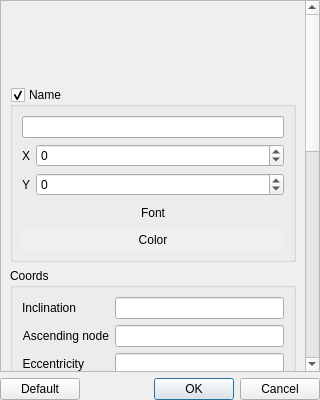
<?xml version="1.0" encoding="UTF-8"?>
<ui version="4.0">
 <class>SatDialog</class>
 <widget class="QDialog" name="SatDialog">
  <property name="geometry">
   <rect>
    <x>0</x>
    <y>0</y>
    <width>320</width>
    <height>400</height>
   </rect>
  </property>
  <property name="sizePolicy">
   <sizepolicy hsizetype="Preferred" vsizetype="Preferred">
    <horstretch>0</horstretch>
    <verstretch>0</verstretch>
   </sizepolicy>
  </property>
  <property name="windowTitle">
   <string>Satellite</string>
  </property>
  <property name="locale">
   <locale language="C" country="AnyCountry"/>
  </property>
  <layout class="QGridLayout" name="gridLayout">
   <property name="sizeConstraint">
    <enum>QLayout::SetDefaultConstraint</enum>
   </property>
   <property name="leftMargin">
    <number>0</number>
   </property>
   <property name="topMargin">
    <number>0</number>
   </property>
   <property name="rightMargin">
    <number>0</number>
   </property>
   <property name="bottomMargin">
    <number>0</number>
   </property>
   <property name="spacing">
    <number>6</number>
   </property>
   <item row="8" column="2">
    <widget class="QDialogButtonBox" name="buttonBox">
     <property name="orientation">
      <enum>Qt::Horizontal</enum>
     </property>
     <property name="standardButtons">
      <set>QDialogButtonBox::Cancel|QDialogButtonBox::Ok</set>
     </property>
    </widget>
   </item>
   <item row="8" column="0" colspan="2">
    <widget class="QPushButton" name="btnDefault">
     <property name="text">
      <string>Default</string>
     </property>
    </widget>
   </item>
   <item row="0" column="0" colspan="3">
    <widget class="QScrollArea" name="scrollArea">
     <property name="widgetResizable">
      <bool>true</bool>
     </property>
     <widget class="QWidget" name="scrollAreaWidgetContents">
      <property name="geometry">
       <rect>
        <x>0</x>
        <y>0</y>
        <width>662</width>
        <height>1807</height>
       </rect>
      </property>
      <layout class="QFormLayout" name="formLayout">
       <item row="0" column="0">
        <widget class="QToolButton" name="btnIcon">
         <property name="sizePolicy">
          <sizepolicy hsizetype="Preferred" vsizetype="Preferred">
           <horstretch>0</horstretch>
           <verstretch>0</verstretch>
          </sizepolicy>
         </property>
         <property name="cursor">
          <cursorShape>PointingHandCursor</cursorShape>
         </property>
         <property name="text">
          <string/>
         </property>
         <property name="iconSize">
          <size>
           <width>64</width>
           <height>64</height>
          </size>
         </property>
         <property name="popupMode">
          <enum>QToolButton::DelayedPopup</enum>
         </property>
         <property name="autoRaise">
          <bool>true</bool>
         </property>
         <property name="arrowType">
          <enum>Qt::NoArrow</enum>
         </property>
        </widget>
       </item>
       <item row="2" column="0" colspan="2">
        <widget class="QGroupBox" name="checkName">
         <property name="title">
          <string>Name</string>
         </property>
         <property name="checkable">
          <bool>true</bool>
         </property>
         <layout class="QFormLayout" name="formLayout_2">
          <item row="1" column="0">
           <widget class="QLabel" name="labelNameX">
            <property name="text">
             <string>X</string>
            </property>
            <property name="alignment">
             <set>Qt::AlignRight|Qt::AlignTrailing|Qt::AlignVCenter</set>
            </property>
            <property name="buddy">
             <cstring>spinNameX</cstring>
            </property>
           </widget>
          </item>
          <item row="3" column="0">
           <widget class="QLabel" name="labelNameY">
            <property name="text">
             <string>Y</string>
            </property>
            <property name="alignment">
             <set>Qt::AlignRight|Qt::AlignTrailing|Qt::AlignVCenter</set>
            </property>
            <property name="buddy">
             <cstring>spinNameY</cstring>
            </property>
           </widget>
          </item>
          <item row="3" column="1">
           <widget class="QSpinBox" name="spinNameY">
            <property name="sizePolicy">
             <sizepolicy hsizetype="Preferred" vsizetype="Fixed">
              <horstretch>0</horstretch>
              <verstretch>0</verstretch>
             </sizepolicy>
            </property>
            <property name="minimum">
             <number>-9999</number>
            </property>
            <property name="maximum">
             <number>9999</number>
            </property>
            <property name="singleStep">
             <number>5</number>
            </property>
           </widget>
          </item>
          <item row="1" column="1">
           <widget class="QSpinBox" name="spinNameX">
            <property name="sizePolicy">
             <sizepolicy hsizetype="Preferred" vsizetype="Fixed">
              <horstretch>0</horstretch>
              <verstretch>0</verstretch>
             </sizepolicy>
            </property>
            <property name="minimum">
             <number>-9999</number>
            </property>
            <property name="maximum">
             <number>9999</number>
            </property>
            <property name="singleStep">
             <number>5</number>
            </property>
           </widget>
          </item>
          <item row="0" column="0" colspan="2">
           <widget class="QLineEdit" name="lineEditName"/>
          </item>
          <item row="4" column="0" colspan="2">
           <widget class="QToolButton" name="btnFont">
            <property name="sizePolicy">
             <sizepolicy hsizetype="Preferred" vsizetype="Fixed">
              <horstretch>0</horstretch>
              <verstretch>0</verstretch>
             </sizepolicy>
            </property>
            <property name="text">
             <string>Font</string>
            </property>
            <property name="autoRaise">
             <bool>true</bool>
            </property>
           </widget>
          </item>
          <item row="5" column="0" colspan="2">
           <widget class="QToolButton" name="btnColorName">
            <property name="sizePolicy">
             <sizepolicy hsizetype="Preferred" vsizetype="Fixed">
              <horstretch>0</horstretch>
              <verstretch>0</verstretch>
             </sizepolicy>
            </property>
            <property name="autoFillBackground">
             <bool>true</bool>
            </property>
            <property name="text">
             <string>Color</string>
            </property>
            <property name="toolButtonStyle">
             <enum>Qt::ToolButtonTextOnly</enum>
            </property>
            <property name="autoRaise">
             <bool>true</bool>
            </property>
           </widget>
          </item>
         </layout>
        </widget>
       </item>
       <item row="3" column="0" colspan="2">
        <widget class="QGroupBox" name="groupCoords">
         <property name="title">
          <string>Coords</string>
         </property>
         <property name="checkable">
          <bool>false</bool>
         </property>
         <layout class="QFormLayout" name="formLayout_3">
          <item row="0" column="0">
           <widget class="QLabel" name="label_5">
            <property name="sizePolicy">
             <sizepolicy hsizetype="Preferred" vsizetype="Preferred">
              <horstretch>0</horstretch>
              <verstretch>0</verstretch>
             </sizepolicy>
            </property>
            <property name="text">
             <string>Inclination</string>
            </property>
            <property name="alignment">
             <set>Qt::AlignRight|Qt::AlignTrailing|Qt::AlignVCenter</set>
            </property>
            <property name="buddy">
             <cstring>lineEditI</cstring>
            </property>
           </widget>
          </item>
          <item row="1" column="1">
           <widget class="QLineEdit" name="lineEditOmg"/>
          </item>
          <item row="1" column="0">
           <widget class="QLabel" name="label_6">
            <property name="text">
             <string>Ascending node</string>
            </property>
            <property name="alignment">
             <set>Qt::AlignRight|Qt::AlignTrailing|Qt::AlignVCenter</set>
            </property>
            <property name="buddy">
             <cstring>lineEditOmg</cstring>
            </property>
           </widget>
          </item>
          <item row="2" column="1">
           <widget class="QLineEdit" name="lineEditE"/>
          </item>
          <item row="2" column="0">
           <widget class="QLabel" name="label_9">
            <property name="text">
             <string>Eccentricity</string>
            </property>
            <property name="alignment">
             <set>Qt::AlignRight|Qt::AlignTrailing|Qt::AlignVCenter</set>
            </property>
            <property name="buddy">
             <cstring>lineEditE</cstring>
            </property>
           </widget>
          </item>
          <item row="0" column="1">
           <widget class="QLineEdit" name="lineEditI">
            <property name="sizePolicy">
             <sizepolicy hsizetype="Expanding" vsizetype="Fixed">
              <horstretch>0</horstretch>
              <verstretch>0</verstretch>
             </sizepolicy>
            </property>
           </widget>
          </item>
          <item row="3" column="1">
           <widget class="QLineEdit" name="lineEditW"/>
          </item>
          <item row="3" column="0">
           <widget class="QLabel" name="label_7">
            <property name="text">
             <string>Arg. perigee lat.</string>
            </property>
            <property name="alignment">
             <set>Qt::AlignRight|Qt::AlignTrailing|Qt::AlignVCenter</set>
            </property>
            <property name="buddy">
             <cstring>lineEditW</cstring>
            </property>
           </widget>
          </item>
          <item row="4" column="1">
           <widget class="QLineEdit" name="lineEditM0"/>
          </item>
          <item row="4" column="0">
           <widget class="QLabel" name="label_8">
            <property name="text">
             <string>Mean anomaly</string>
            </property>
            <property name="alignment">
             <set>Qt::AlignRight|Qt::AlignTrailing|Qt::AlignVCenter</set>
            </property>
            <property name="buddy">
             <cstring>lineEditM0</cstring>
            </property>
           </widget>
          </item>
          <item row="5" column="1">
           <widget class="QLineEdit" name="lineEditN"/>
          </item>
          <item row="5" column="0">
           <widget class="QLabel" name="label_10">
            <property name="text">
             <string>Mean motion</string>
            </property>
            <property name="alignment">
             <set>Qt::AlignRight|Qt::AlignTrailing|Qt::AlignVCenter</set>
            </property>
            <property name="buddy">
             <cstring>lineEditN</cstring>
            </property>
           </widget>
          </item>
          <item row="6" column="1">
           <widget class="QLineEdit" name="lineEditBStar"/>
          </item>
          <item row="6" column="0">
           <widget class="QLabel" name="label_11">
            <property name="text">
             <string>Ballistic coeff.</string>
            </property>
            <property name="alignment">
             <set>Qt::AlignRight|Qt::AlignTrailing|Qt::AlignVCenter</set>
            </property>
            <property name="buddy">
             <cstring>lineEditBStar</cstring>
            </property>
           </widget>
          </item>
          <item row="7" column="1">
           <widget class="QLineEdit" name="lineEditTime"/>
          </item>
          <item row="7" column="0">
           <widget class="QLabel" name="label_12">
            <property name="text">
             <string>Timestamp</string>
            </property>
            <property name="alignment">
             <set>Qt::AlignRight|Qt::AlignTrailing|Qt::AlignVCenter</set>
            </property>
            <property name="buddy">
             <cstring>lineEditTime</cstring>
            </property>
           </widget>
          </item>
          <item row="8" column="1">
           <widget class="QDateTimeEdit" name="dateTimeEdit">
            <property name="frame">
             <bool>true</bool>
            </property>
            <property name="readOnly">
             <bool>true</bool>
            </property>
            <property name="buttonSymbols">
             <enum>QAbstractSpinBox::NoButtons</enum>
            </property>
            <property name="displayFormat">
             <string>dd.MM.yyyy H:mm:ss.zzz</string>
            </property>
            <property name="timeSpec">
             <enum>Qt::UTC</enum>
            </property>
           </widget>
          </item>
         </layout>
        </widget>
       </item>
       <item row="4" column="0" colspan="2">
        <widget class="QGroupBox" name="checkZrv">
         <property name="title">
          <string>Zone</string>
         </property>
         <property name="flat">
          <bool>false</bool>
         </property>
         <property name="checkable">
          <bool>true</bool>
         </property>
         <layout class="QFormLayout" name="formLayout_4">
          <item row="0" column="0" colspan="2">
           <widget class="QCheckBox" name="checkZrvEnable">
            <property name="text">
             <string>Enabled</string>
            </property>
            <property name="checked">
             <bool>true</bool>
            </property>
           </widget>
          </item>
          <item row="3" column="0" colspan="2">
           <widget class="QToolButton" name="btnColorZrv">
            <property name="sizePolicy">
             <sizepolicy hsizetype="Preferred" vsizetype="Fixed">
              <horstretch>0</horstretch>
              <verstretch>0</verstretch>
             </sizepolicy>
            </property>
            <property name="autoFillBackground">
             <bool>true</bool>
            </property>
            <property name="text">
             <string>Color</string>
            </property>
            <property name="toolButtonStyle">
             <enum>Qt::ToolButtonTextOnly</enum>
            </property>
            <property name="autoRaise">
             <bool>true</bool>
            </property>
           </widget>
          </item>
          <item row="1" column="0">
           <widget class="QLabel" name="label_3">
            <property name="text">
             <string>Width</string>
            </property>
            <property name="alignment">
             <set>Qt::AlignRight|Qt::AlignTrailing|Qt::AlignVCenter</set>
            </property>
            <property name="buddy">
             <cstring>spinZRV</cstring>
            </property>
           </widget>
          </item>
          <item row="1" column="1">
           <widget class="QDoubleSpinBox" name="spinZRV">
            <property name="sizePolicy">
             <sizepolicy hsizetype="Expanding" vsizetype="Fixed">
              <horstretch>0</horstretch>
              <verstretch>0</verstretch>
             </sizepolicy>
            </property>
            <property name="decimals">
             <number>3</number>
            </property>
            <property name="maximum">
             <double>90.000000000000000</double>
            </property>
            <property name="singleStep">
             <double>0.500000000000000</double>
            </property>
            <property name="value">
             <double>0.000000000000000</double>
            </property>
           </widget>
          </item>
         </layout>
        </widget>
       </item>
       <item row="5" column="0" colspan="2">
        <widget class="QGroupBox" name="checkZrvLines">
         <property name="title">
          <string>Zone contour</string>
         </property>
         <property name="checkable">
          <bool>true</bool>
         </property>
         <layout class="QFormLayout" name="formLayout_5">
          <item row="0" column="0">
           <widget class="QLabel" name="labelWidth">
            <property name="text">
             <string>Width</string>
            </property>
            <property name="alignment">
             <set>Qt::AlignRight|Qt::AlignTrailing|Qt::AlignVCenter</set>
            </property>
            <property name="buddy">
             <cstring>spinLines</cstring>
            </property>
           </widget>
          </item>
          <item row="0" column="1">
           <widget class="QDoubleSpinBox" name="spinLines">
            <property name="sizePolicy">
             <sizepolicy hsizetype="Expanding" vsizetype="Fixed">
              <horstretch>0</horstretch>
              <verstretch>0</verstretch>
             </sizepolicy>
            </property>
            <property name="decimals">
             <number>1</number>
            </property>
            <property name="maximum">
             <double>10.000000000000000</double>
            </property>
            <property name="singleStep">
             <double>0.100000000000000</double>
            </property>
           </widget>
          </item>
          <item row="1" column="0" colspan="2">
           <widget class="QToolButton" name="btnColorLines">
            <property name="sizePolicy">
             <sizepolicy hsizetype="Preferred" vsizetype="Fixed">
              <horstretch>0</horstretch>
              <verstretch>0</verstretch>
             </sizepolicy>
            </property>
            <property name="autoFillBackground">
             <bool>true</bool>
            </property>
            <property name="text">
             <string>Color</string>
            </property>
            <property name="toolButtonStyle">
             <enum>Qt::ToolButtonTextOnly</enum>
            </property>
            <property name="autoRaise">
             <bool>true</bool>
            </property>
           </widget>
          </item>
         </layout>
        </widget>
       </item>
       <item row="6" column="0" colspan="2">
        <widget class="QGroupBox" name="checkTrack">
         <property name="title">
          <string>Track</string>
         </property>
         <property name="checkable">
          <bool>true</bool>
         </property>
         <layout class="QFormLayout" name="formLayout_6">
          <item row="0" column="1">
           <widget class="QDoubleSpinBox" name="spinTrack">
            <property name="sizePolicy">
             <sizepolicy hsizetype="Expanding" vsizetype="Fixed">
              <horstretch>0</horstretch>
              <verstretch>0</verstretch>
             </sizepolicy>
            </property>
            <property name="singleStep">
             <double>0.500000000000000</double>
            </property>
            <property name="value">
             <double>0.500000000000000</double>
            </property>
           </widget>
          </item>
          <item row="0" column="0">
           <widget class="QLabel" name="labelLength">
            <property name="text">
             <string>Length</string>
            </property>
            <property name="alignment">
             <set>Qt::AlignRight|Qt::AlignTrailing|Qt::AlignVCenter</set>
            </property>
            <property name="buddy">
             <cstring>spinTrack</cstring>
            </property>
           </widget>
          </item>
          <item row="1" column="0" colspan="2">
           <widget class="QToolButton" name="btnColorTrack">
            <property name="sizePolicy">
             <sizepolicy hsizetype="Preferred" vsizetype="Fixed">
              <horstretch>0</horstretch>
              <verstretch>0</verstretch>
             </sizepolicy>
            </property>
            <property name="autoFillBackground">
             <bool>true</bool>
            </property>
            <property name="text">
             <string>Color</string>
            </property>
            <property name="toolButtonStyle">
             <enum>Qt::ToolButtonTextOnly</enum>
            </property>
            <property name="autoRaise">
             <bool>true</bool>
            </property>
           </widget>
          </item>
         </layout>
        </widget>
       </item>
       <item row="8" column="0" colspan="2">
        <widget class="QComboBox" name="comboModel"/>
       </item>
       <item row="7" column="0">
        <widget class="QLabel" name="labelModel">
         <property name="text">
          <string>Model</string>
         </property>
         <property name="buddy">
          <cstring>comboModel</cstring>
         </property>
        </widget>
       </item>
      </layout>
     </widget>
    </widget>
   </item>
  </layout>
 </widget>
 <tabstops>
  <tabstop>scrollArea</tabstop>
  <tabstop>btnIcon</tabstop>
  <tabstop>checkName</tabstop>
  <tabstop>lineEditName</tabstop>
  <tabstop>spinNameX</tabstop>
  <tabstop>spinNameY</tabstop>
  <tabstop>btnFont</tabstop>
  <tabstop>btnColorName</tabstop>
  <tabstop>checkZrv</tabstop>
  <tabstop>checkZrvEnable</tabstop>
  <tabstop>spinZRV</tabstop>
  <tabstop>btnColorZrv</tabstop>
  <tabstop>checkZrvLines</tabstop>
  <tabstop>spinLines</tabstop>
  <tabstop>btnColorLines</tabstop>
  <tabstop>checkTrack</tabstop>
  <tabstop>spinTrack</tabstop>
  <tabstop>btnColorTrack</tabstop>
  <tabstop>btnDefault</tabstop>
  <tabstop>buttonBox</tabstop>
 </tabstops>
 <resources/>
 <connections>
  <connection>
   <sender>buttonBox</sender>
   <signal>accepted()</signal>
   <receiver>SatDialog</receiver>
   <slot>accept()</slot>
   <hints>
    <hint type="sourcelabel">
     <x>319</x>
     <y>399</y>
    </hint>
    <hint type="destinationlabel">
     <x>157</x>
     <y>274</y>
    </hint>
   </hints>
  </connection>
  <connection>
   <sender>buttonBox</sender>
   <signal>rejected()</signal>
   <receiver>SatDialog</receiver>
   <slot>reject()</slot>
   <hints>
    <hint type="sourcelabel">
     <x>319</x>
     <y>399</y>
    </hint>
    <hint type="destinationlabel">
     <x>286</x>
     <y>274</y>
    </hint>
   </hints>
  </connection>
 </connections>
</ui>
